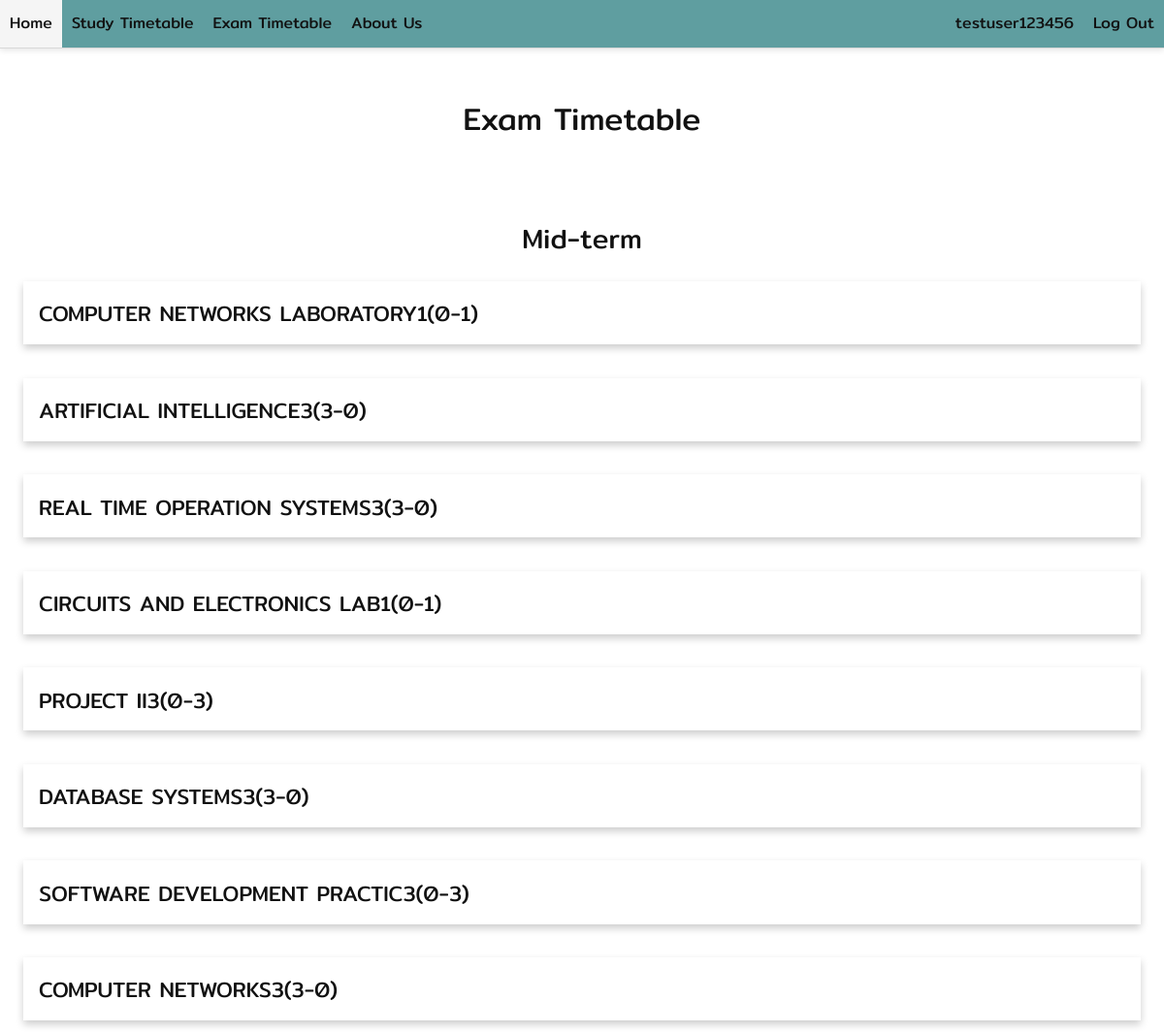
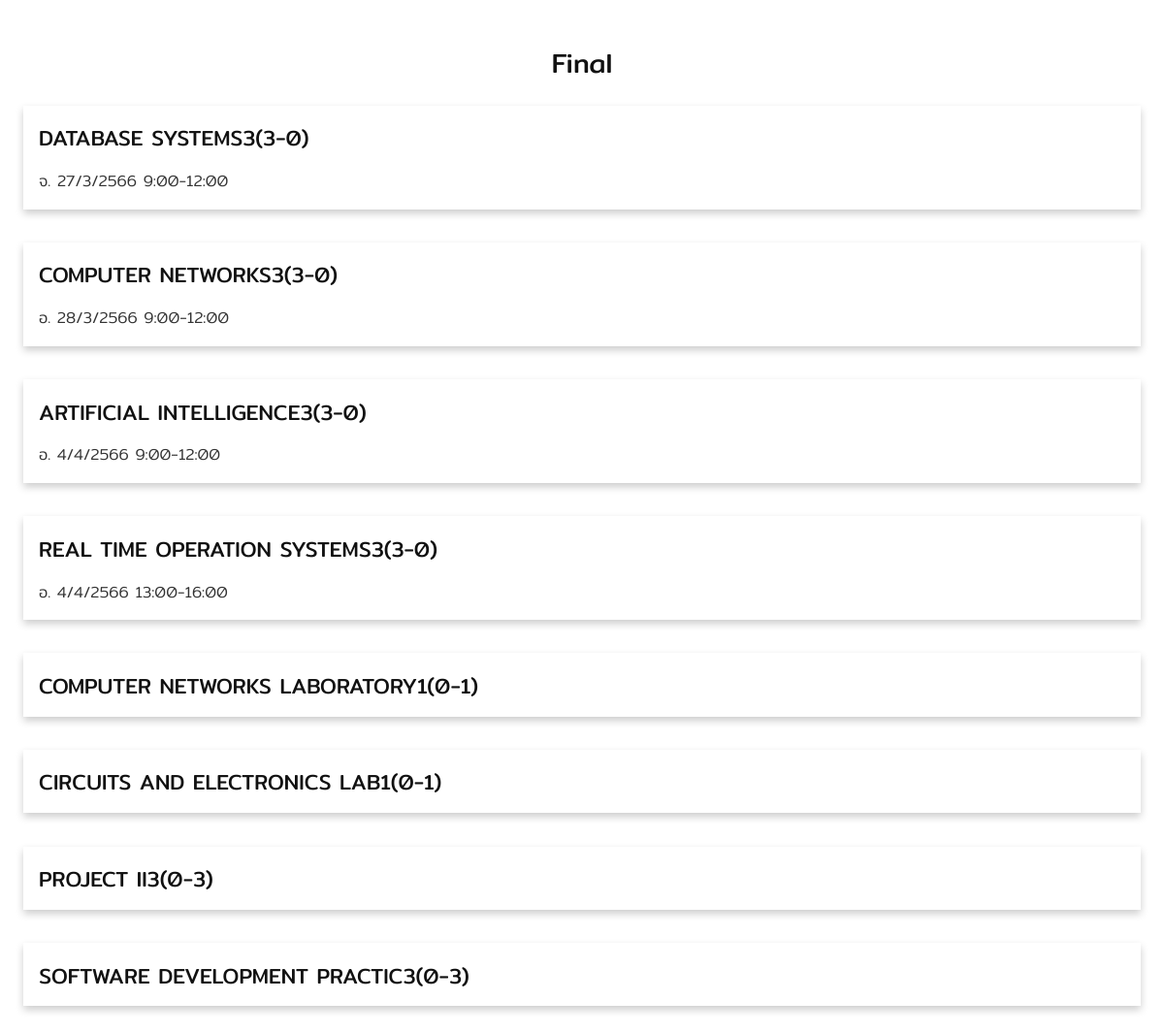
The page /help/examtimetable (signed in) on the database its author committed (2 pictures, top to bottom).
### helpApp/models.py (models this page shows)
class Subject(models.Model):
    subject_ID = models.CharField(max_length=200)
    name = models.CharField(max_length=200)
    mid_term = models.CharField(max_length=200, null=True,blank=True)
    final = models.CharField(max_length=200, null=True,blank=True)
    mid_term_date = models.CharField(max_length=200, null=True,blank=True)
    mid_term_start_time = models.CharField(max_length=200, null=True,blank=True)
    mid_term_end_time = models.CharField(max_length=200, null=True,blank=True)
    final_term_date = models.CharField(max_length=200, null=True,blank=True)
    final_term_start_time = models.CharField(max_length=200, null=True,blank=True)
    final_term_end_time = models.CharField(max_length=200, null=True,blank=True)
    def __str__(self):
        return self.name

### helpApp/views.py (the view)
# urls.py: path('examtimetable', views.examTimetable, name='exam'),
def examTimetable(request):
    if request.user.is_authenticated:
        course_mid = User_subject.objects.filter(user_id=request.user).order_by(F('section__subject_ID__mid_term_date').asc(nulls_last=True))
        course_fin = User_subject.objects.filter(user_id=request.user).order_by(F('section__subject_ID__final_term_date').asc(nulls_last=True))
        return render(request, 'helpApp/examtimetable.html', {'course_m': course_mid, 'course_f': course_fin})
    else:
        return render(request, 'helpApp/examtimetable.html')

### helpApp/templates/helpApp/examtimetable.html (shortened to what this page needs)
{% extends 'generalApp/components/base.html' %}
{% block content %}
<div class="header-section">
    <h1>Exam Timetable</h1>
</div>
{% if user.is_authenticated %}
    <section class="content-section">
        <div class="content-container">
            <h2 class="content-title text-center">Mid-term</h2>
            {% regroup course_m by section.subject_ID as courses_by_mid %}
            {% for course in courses_by_mid %}
            <div class="card-about">
                <div class="container-about">
                    <br>
                    <h4>{{ course.grouper }} </h4>
                </div>
            </div>
            <br>
            {% endfor%}
        </div>
    </section>
    <section class="content-section">
        <div class="content-container">
            <h2 class="content-title text-center">Final</h2>
            {% regroup course_f by section.subject_ID as courses_by_fin %}
            {% for course in courses_by_fin %}
            <div class="card-about">
                <div class="container-about">
                    <br>
                    <h4>{{ course.grouper }} </h4>
                    <p>{{ course.grouper.final }}</p>
                </div>
            </div>
            <br>
            {% endfor%}
        </div>
    </section>
{% endif %}
{% endblock %}

### generalApp/templates/generalApp/components/site_header.html
<header class="site-header">
    <a class="site-header-item" href="{% url 'home' %}">Home</a>
    <a class="site-header-item" href="{% url 'study' %}">Study Timetable</a>
    <a class="site-header-item" href="{% url 'exam' %}">Exam Timetable</a>
    <a class="site-header-right" href="{% url 'aboutus' %}">About Us</a>
    {% if user.is_authenticated %}
        <a class="site-header-item" href="{% url 'login' %}">{{ user.username }}</a>
        <a class="site-header-item" href="{% url 'logout' %}">Log Out</a>
    {% else %}
        <a class="site-header-item" href="{% url 'login' %}">Log in</a>
        <a class="site-header-item" href="{% url 'register' %}">Register</a>
    {% endif %}
</header>

### generalApp/static/generalApp/main.css (style rules this page uses)
html { color: #333333; font-family: 'Mitr', 'sans-serif'; font-weight: 300; }
h1, h2, h3, h4, h5, h6 { color: #111111; font-weight: 400; line-height: 1.4; margin-top: 0px; margin-bottom: 16px; }
h2 { font-size: 28px; }
h4 { font-size: 22px; }
p { font-size: 16px; line-height: 1.6; margin-top: 0px; margin-bottom: 16px; }
a { color: #111111; }
.text-center { text-align: center; }
.content-section { padding: 16px; }
.content-container { max-width: 1200px; margin-left: auto; margin-right: auto; }
.content-title { margin-bottom: 24px; }
.site-header { background-color: cadetblue; border-bottom: 1px solid rgb(216, 216, 216); box-shadow: 0px 2px 6px 0px rgba(0, 0, 0, 0.1); display: flex; justify-content: flex-start; height: 50px; }
.site-header-item { color: #111111; background-color: rgba(0, 0, 0, 0); font-weight: 400; text-decoration: none; display: flex; align-items: center; padding: 0px 10px; transition: background-color 300ms; }
.site-header-right { color: #111111; background-color: rgba(0, 0, 0, 0); font-weight: 400; text-decoration: none; display: flex; align-items: center; margin-right: auto; padding: 0px 10px; transition: background-color 300ms; }
.card-about { box-shadow: 0 4px 8px 0 rgba(0, 0, 0, 0.2); margin: 8px; }
.container-about { padding: 0 16px; }
.container-about::after, .row-about::after { content: ""; clear: both; display: table; }
.header-section { padding: 50px; text-align: center; }

### rows shown on the page
Subject: grouper "COMPUTER NETWORKS LABORATORY1(0-1)"
Subject: grouper "ARTIFICIAL INTELLIGENCE3(3-0)", grouper.final "อ. 4/4/2566 9:00-12:00"
Subject: grouper "REAL TIME OPERATION SYSTEMS3(3-0)", grouper.final "อ. 4/4/2566 13:00-16:00"
Subject: grouper "CIRCUITS AND ELECTRONICS LAB1(0-1)"
Subject: grouper "PROJECT II3(0-3)"
Subject: grouper "DATABASE SYSTEMS3(3-0)", grouper.final "จ. 27/3/2566 9:00-12:00"
Subject: grouper "SOFTWARE DEVELOPMENT PRACTIC3(0-3)"
Subject: grouper "COMPUTER NETWORKS3(3-0)", grouper.final "อ. 28/3/2566 9:00-12:00"

### other values the page prints
{{ user.username }} "testuser123456"
